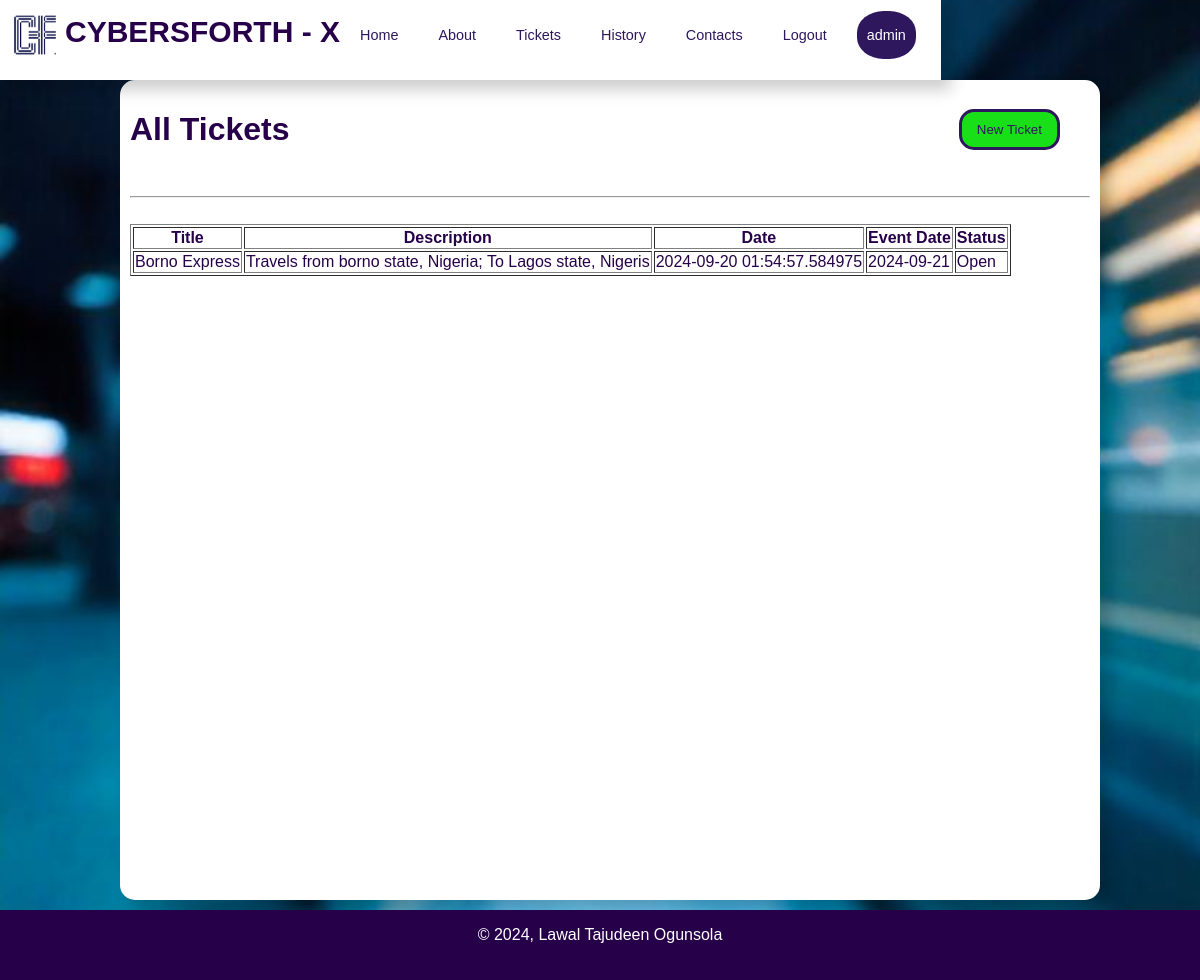
Before: /tickets (signed in) with the older database file.
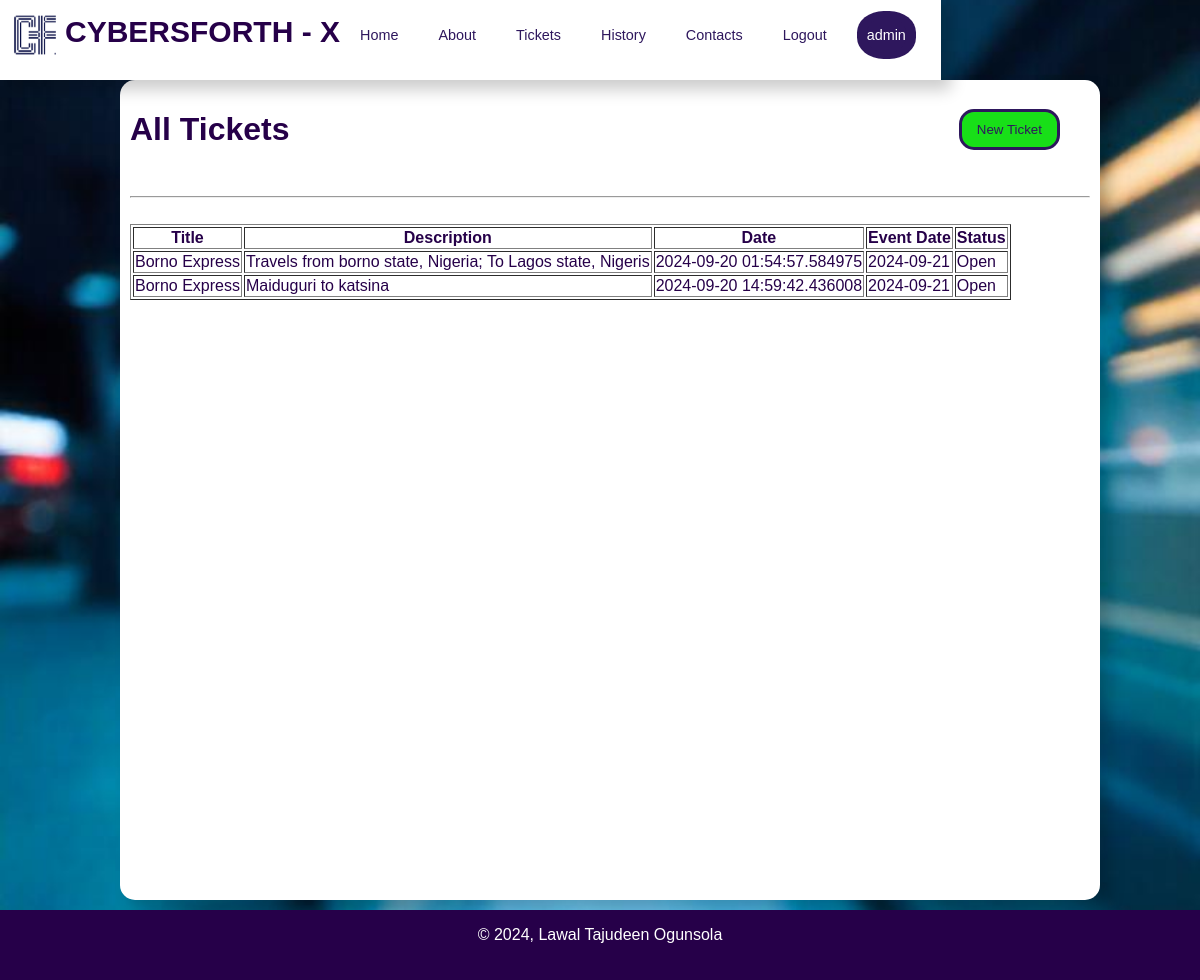
After: the same page with the newer database file.
### app/base_model.py (models this page shows, shortened)
class User(db.Model, UserMixin):
    __tablename__ = 'users'
    id = db.Column(db.Integer,
                   primary_key=True)
    username = db.Column(db.String(80),
                         unique=True,
                         nullable=False)
    email = db.Column(db.String(120),
                      unique=True,
                      nullable=False)
    password_hash = db.Column(db.String(255),
                         nullable=False)
    first_name = db.Column(db.String(50),
                           nullable=False)
    last_name = db.Column(db.String(50),
                          nullable=False)
    phone_number = db.Column(db.String(15),
                             unique=True,
                             nullable=False)
    tickets = db.relationship('Ticket',
                              backref='creator',
                              lazy=True)
    appointments = db.relationship('Appointment',
                                   backref='creator',
                                   lazy=True)
    created_at = db.Column(db.DateTime,
                           nullable=False,
                           default=datetime.now(timezone.utc))

class Ticket(db.Model, UserMixin):
    __tablename__ = 'tickets'
    id = db.Column(db.Integer, primary_key=True)
    title = db.Column(db.String(100), nullable=False)
    description = db.Column(db.Text, nullable=False)
    date = db.Column(db.DateTime,
                           nullable=False,
                           default=datetime.now(timezone.utc))
    event_date = db.Column(db.Date, nullable=False)
    status = db.Column(db.String(10), nullable=False, default='Open')
    user_id = db.Column(db.Integer, db.ForeignKey('users.id'))
    def update_status(self):
        if self.event_date < date.today():
            self.status = 'Closed'
        else:
            self.status = 'Open'

### app/routes.py (the view)
@routes.route('/tickets')
@login_required
def View_tickets():
    tickets = Ticket.query.filter_by(user_id=current_user.id).all()
    for ticket in tickets:
        ticket.update_status()
    db.session.commit()
    return render_template('view_tickets.html', tickets=tickets)

### app/__init__.py (called while the page is built)
def create_app():
    app = Flask(__name__,
                template_folder='../templates',
                static_folder='../static')
    '''database configuration'''
    app.config.from_object(Config)
    ''' initializing the app with extesions'''
    db.init_app(app)
    migrate.init_app(app, db)
    login_manager.init_app(app)
    bcrypt.init_app(app)
    '''
        register Blueprint
    '''
    from .routes import routes
    app.register_blueprint(routes)
    login_manager.init_app(app)
    login_manager.login_view = 'routes.Login'
    from .base_model import User
    @login_manager.user_loader
    def load_user(user_id):
        return User.query.get(int(user_id))
    return app

### templates/view_tickets.html
{% extends 'layout.html' %}
{% block header %}
<link rel='stylesheet' href="{{ url_for('static', filename='./css/view_tickets.css') }}" />
{% endblock header %}
{% block contents %}
    <div class='sec-1'>
        <h1>All Tickets</h1>
        <a class='new_ticket' href="{{ url_for('routes.Create_ticket') }}"><button>New Ticket</button></a>
    </div><br />
    <hr /><br />
    <table border="1">
           <thead>
        <tr>
            <th>Title</th>
            <th>Description</th>
            <th>Date</th>
            <th>Event Date</th>
            <th>Status</th>
        </tr>
    </thead>
    <tbody>
        {% for ticket in tickets %}
        <tr>
            <td>{{ ticket.title }}</td>
            <td>{{ ticket.description }}</td>
            <td>{{ ticket.date }}</td>
            <td>{{ ticket.event_date }}</td>
            <td>{{ ticket.status }}</td>
        </tr>
        {% endfor %}
    </tbody>
    </table>
{% endblock contents %}

### templates/layout.html (shortened to what this page needs)
<!DOCTYPE html>
<html lang="en">
    <head>
        <link rel="stylesheet" href="{{ url_for('static', filename='./css/layout.css') }}">
        {% block header %}{% endblock %}
    </head>
    <body>
        <header>
        {% include 'header.html' %}
        </header>
        <main>
            {% block contents %}
            {% endblock %}
        </main>
        {% include 'footer.html' %}
    </body>
</html>

### templates/header.html (shortened to what this page needs)
{% block header %}
<link rel='stylesheet' href="{{ url_for('static', filename='header.css') }}" />
{% endblock %}
{% block contents %}
<nav>
    <div class='divHead'>
        <img src="{{ url_for('static', filename='./images/logo.png') }}" alt="brand logo">
        <h1>CYBERSFORTH - X</h1>
    </div>
    <div>
        <ul class='nav-links'>
            <li>
                <a href="{{ url_for('routes.Home') }}">Home</a>
            </li>
            <li>
                <a href="{{ url_for('routes.About') }}">About</a>
            </li>
            <li>
                <a href="{{ url_for('routes.Ticket_page') }}">Tickets</a>
            </li>
            <li>
                <a href='#'>History</a>
            </li>
            <li>
                <a href='#'>Contacts</a>
            </li>
            {% if current_user.is_authenticated %}
                <li>
                    <a href="{{ url_for('routes.Logout') }}" >Logout</a>
                </li>
                <li class='user_profile'>
                    <a href="{{ url_for('routes.Dashboard') }}" >{{ current_user.username }}</a>
                </li>
            {% endif %}
        </ul>
    </div>
</nav>
{% endblock contents %}

### templates/footer.html
<footer>
    <p>&copy 2024, Lawal  Tajudeen Ogunsola</p>
</footer>

### static/css/layout.css (style rules this page uses)
body { background-color: #c0c0c0; padding: 0; margin: 0; }
body { margin: 0; font-family: Arial, sans-serif; background-image: url('../images/bg-2.jpeg'); background-size: cover; background-attachment: fixed; background-position: center; background-repeat: no-repeat; color: #333; }
nav { display: flex; height: 70px; padding: 10px; justify-content: space-between; align-content: center; align-items: center; box-shadow: 10px 10px 15px rgba(0, 0, 0, 0.2); }
nav img { height: 50px; width: 50px; }
.divHead { display: flex; flex-wrap: wrap; justify-content: center; align-content: center; text-align: center; }
.divHead h1 { color: #260049; font-size: 30px; margin: 5px; }
nav { background-color: #fff; }
nav ul { list-style-type: none; padding: 0; margin: 0; display: flex; align-items: center; }
nav ul li { margin-right: 15px; font-size: 90%; }
nav ul li a, .edit_profile { color: #2E175D; text-decoration: none; }
nav ul li, .edit_profile { margin: 8px, 0; text-align: center; width: 80%; padding: 6px 10px; transition: #2E175D 0.5s ease, #fff 0.3s ease; position: relative; margin: 5px; border-radius: 15px; }
nav ul li a { color: #2E175D; text-decoration: none; width: 100%; height: 100%; display: block; padding: 10px 0; box-sizing: border-box; }
main { background-color: #fff; color: #260049; width: 80%; margin: 10px 10%; padding: 10px; min-height: 100vh; border-radius: 15px; justify-content: center; box-shadow: 10px 10px 15px rgba(0, 0, 0, 0.2); }
footer { display: flex; height: 70px; width: 100%; position: relative; bottom: 0; background-color: #260049; color: #fff; align-content: center; justify-content: center; }
.user_profile, .user_profile a { background-color: #2E175D; color: #fff; border-radius: 45%; }

### static/css/view_tickets.css (style rules this page uses)
.sec-1 { display: flex; justify-content: space-between; align-content: center; align-items: center; text-align: center; }
.new_ticket { margin-right: 30px; }
.new_ticket button { padding: 10px 15px; border-radius: 15px; border: 3px solid #2E175D; background-color: transparent; color: #2E175D; cursor: pointer; }
.new_ticket button { background-color: rgb(24, 223, 24); color: #2E175D; }

### static/css/header.css (style rules this page uses)
header { display: flex; height: 70px; justify-content: space-between; align-content: center; align-items: center; }
nav ul { list-style-type: none; padding: 0; margin: 0; display: flex; align-items: center; }
nav ul li { margin-right: 15px; font-size: 90%; }
nav ul li a { color: #2E175D; text-decoration: none; }

Changed rows visible on the page:
added Ticket: title "Borno Express", description "Maiduguri to katsina", date "2024-09-20 14:59:42.436008", event_date "2024-09-21", status "Open"
